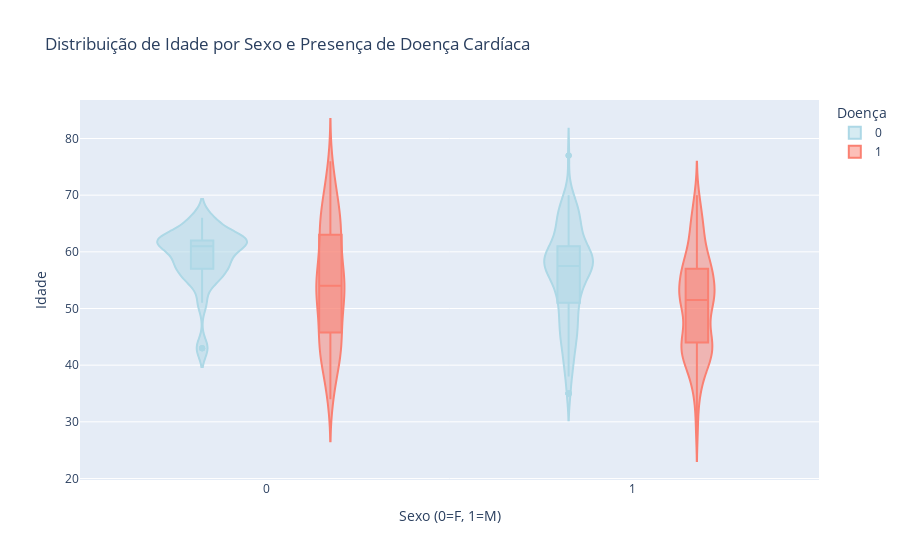

The notebook cell saved with this chart:
### Code cell
# Distribuição de idade por sexo e target
fig = px.violin(df1, x='sex', y='age', color='target', box=True,
                title='Distribuição de Idade por Sexo e Presença de Doença Cardíaca',
                labels={'sex': 'Sexo (0=F, 1=M)', 'age': 'Idade', 'target': 'Doença'},
                color_discrete_map={0: 'lightblue', 1: 'salmon'})
fig.show()

### Figure 1 — Plotly figure (JSON) as saved in the notebook; plotly's stock layout.template omitted (floating-point values rounded to 4 significant figures; data arrays with more than 128 entries replaced by an {"elided": "..."} marker saying what was removed)
{"data": [{"alignmentgroup": "True", "box": {"visible": true}, "hovertemplate": "Doença=0<br>Sexo (0=F, 1=M)=%{x}<br>Idade=%{y}<extra></extra>", "legendgroup": "0", "marker": {"color": "lightblue"}, "name": "0", "offsetgroup": "0", "orientation": "v", "scalegroup": "True", "showlegend": true, "type": "violin", "x": {"elided": "485 int values"}, "x0": " ", "xaxis": "x", "y": {"elided": "485 int values"}, "y0": " ", "yaxis": "y"}, {"alignmentgroup": "True", "box": {"visible": true}, "hovertemplate": "Doença=1<br>Sexo (0=F, 1=M)=%{x}<br>Idade=%{y}<extra></extra>", "legendgroup": "1", "marker": {"color": "salmon"}, "name": "1", "offsetgroup": "1", "orientation": "v", "scalegroup": "True", "showlegend": true, "type": "violin", "x": {"elided": "517 int values"}, "x0": " ", "xaxis": "x", "y": {"elided": "517 int values"}, "y0": " ", "yaxis": "y"}], "layout": {"legend": {"title": {"text": "Doença"}, "tracegroupgap": 0}, "title": {"text": "Distribuição de Idade por Sexo e Presença de Doença Cardíaca"}, "violinmode": "group", "xaxis": {"anchor": "y", "domain": [0, 1], "title": {"text": "Sexo (0=F, 1=M)"}}, "yaxis": {"anchor": "x", "domain": [0, 1], "title": {"text": "Idade"}}}}
